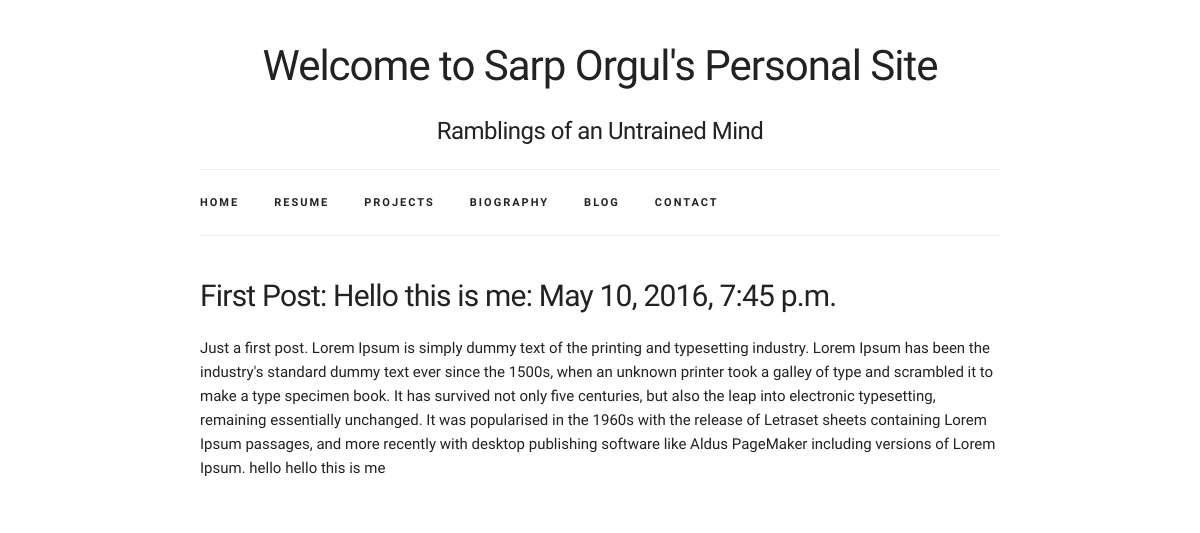
The page /blog/ on the database as committed earlier.
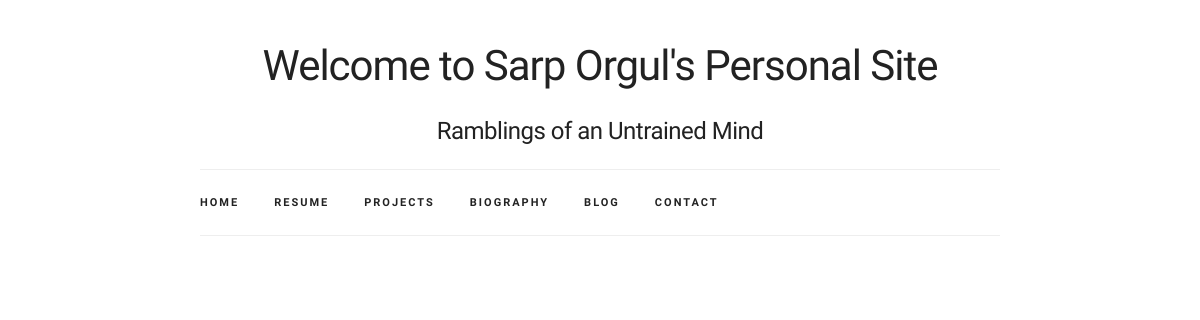
The same page on the database as committed later.
### blog/models.py (models this page shows, shortened)
class Entry(models.Model):
    title = models.CharField(max_length = 200)
    subtitle = models.CharField(max_length = 200)
    body = models.TextField()
    publish = models.BooleanField(default = True)
    created = models.DateTimeField(auto_now_add = True)
    modified = models.DateTimeField(auto_now = True)
    slug = models.CharField(max_length = 200, unique=True, default="")
    tags = models.ManyToManyField(Tag)
    objects = EntryQuerySet.as_manager()
    class Meta:
        verbose_name = "Blog Entry"
        verbose_name_plural = "Blog Entries"
        ordering = ["-created"]

### blog/views.py (the view)
class BlogIndex(generic.ListView):
    queryset = models.Entry.objects.published()
    template_name = "index.html"
    paginate_by = 2

### blog/templates/index.html
{% extends "base.html" %}
{% load django_markdown %}
{% block blog_entries %}
{% for object in object_list %}
<div class="row">
	<div class="twelve columns" style="margin-top: 5%">
		<h4> {{object.title}}: {{object.subtitle}}: {{object.created}} {{ object.tags.all|join:", " }} </h4>
		<p> {{object.body|markdown}} </p>
	</div>
</div>
{% endfor %}
{% endblock %}

Rows that differ between the two databases and show on the page:
removed Entry: title "First Post", subtitle "Hello this is me", created "May 10, 2016, 7:45 p.m.", body "Just a first post. Lorem Ipsum is simply dummy text of the printing and typesetting industry. Lorem Ipsum has been the industry's standard dummy text ever since the 1500s, when an unknown printer took a galley of type and scrambled it to make a type specimen book. It has survived not only five centuries, but also the leap into electronic typesetting, remaining essentially unchanged. It was popularised in the 1960s with the release of Letraset sheets containing Lorem Ipsum passages, and more recently with desktop publishing software like Aldus PageMaker including versions of Lorem Ipsum. hello hello this is me"
